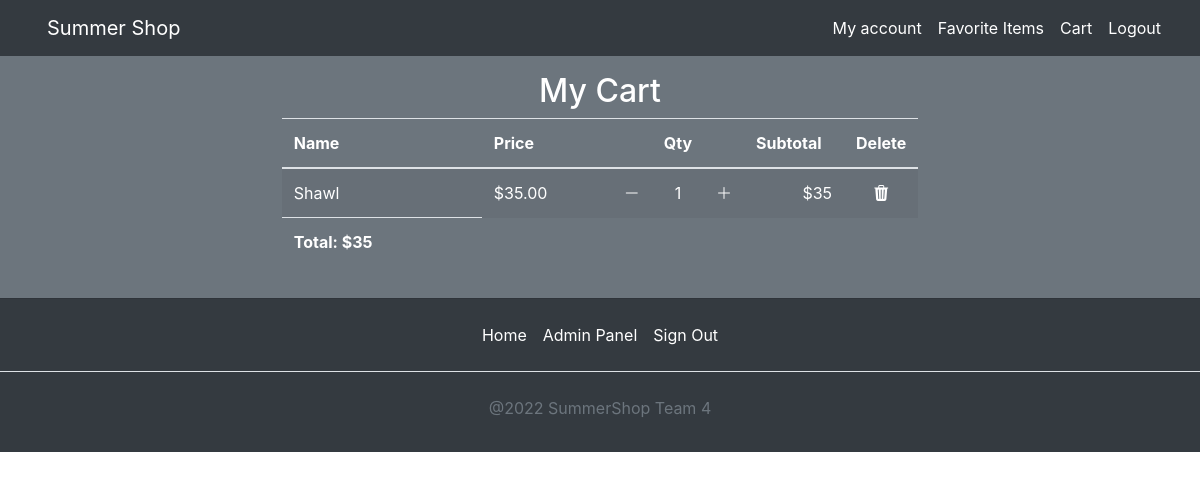
Screenshot of /mycart.php (signed in) with the database file from the repository.
### tables this page shows
CREATE TABLE `cart` (
  `id` int(11) NOT NULL,
  `user_id` int(11) NOT NULL,
  `product_id` int(11) NOT NULL,
  `qty` int(11) NOT NULL,
  `status` varchar(255) NOT NULL
);

CREATE TABLE `products` (
  `id` int(11) NOT NULL,
  `name` varchar(255) NOT NULL,
  `description` varchar(255) NOT NULL,
  `price` decimal(10,2) NOT NULL
);

### models/cart.php (called while the page is built, shortened)
<?php
class Cart{
private $conn;
public function __construct($db) {
    $this->conn = $db;
  }
    public function getCart(){
    $r=$_SESSION['id'];
    $query = 'SELECT c.user_id, c.product_id, c.qty, p.id, p.name, p.price, u.id, 0 as subtotal
    FROM cart as c
    JOIN products as p on c.product_id = p.id
    JOIN users as u on c.user_id = u.id
    WHERE c.user_id = ' . $r . '';
    $stmt = $this->conn->prepare($query);
    $stmt->execute();
    return $stmt;
    }
}
?>

### mycart.php (the view, shortened to what this page needs)
<?php
include_once 'models/cart.php';
$database = new Database();
$db = $database->connect();
$cart = new Cart($db);
$result = $cart->getCart();
$num = $result->rowCount();
?>
<!DOCTYPE html>
<html lang="en">
<head>
  <link rel="stylesheet" href="https://cdn.jsdelivr.net/npm/bootstrap@4.3.1/dist/css/bootstrap.min.css"
>
  <link rel="stylesheet" href="https://cdn.jsdelivr.net/npm/bootstrap-icons@1.8.3/font/bootstrap-icons.css">
</head>
<body>
<?php
  require 'header.php';
?>
<div class="d-flex flex-grow-1 p-3 ms-auto justify-content-center text-white bg-secondary">
                <div class="row-flex">
                    <h2 class="text-center">My Cart</h2>
                    <table class="table table-striped text-white">
                        <thead>
                            <tr>
                                <th scope="col">Name</th>
                                <th scope="col">Price</th>
                                <th scope="col"></th>
                                <th scope="col">Qty</th>
                                <th scope="col"></th>
                                <th scope="col">Subtotal</th>
                                <th scope="col">Delete</th>
                            </tr>
                        </thead>
                        <tbody>
                        <?php
                  if ($num > 0) {
                    $total=0;
                    while ($row = $result->fetch(PDO::FETCH_ASSOC)) {
			              echo	"<tr>";
                    echo "<td style='width: 200px;'>" . $row['name'] . "</td>";
                    echo "<td style='width: 130px;'>" .' $'. $row['price'] . "</td>";
                    echo "<td> <a href='api/cart/removeQty.php?id=$row[product_id]'><i class='bi bi-dash-lg text-white'></i></a></td>";
                    echo "<td class='text-center'>" . $row['qty']. "</td>";
                    echo "<td> <a href='api/cart/addQty.php?id=$row[product_id]'><i class='bi bi-plus-lg text-white'></i></a></td>";
                    echo "<td class='text-right' style='width: 100px;'>".' $' . $row['price']*$row['qty']. "</td>";
                    echo "<td class='text-center'> <a href='api/cart/deletecart.php?id=$row[product_id]'><i class='bi bi-trash3-fill text-white'></i></a></td>";
                    echo "</tr>";
                    $total=$total+$row['price']*$row['qty'];
                  }?>
                <tr><th>Total: <?php echo ' $' .$total;  ?></th>
<?php
  }
                ?>
              </tr>
                        </tbody>
                    </table>
                </div>
            </div>
<footer class="py-3 bg-dark">
    <ul class="nav justify-content-center border-bottom pb-3">
      <li class="nav-item"><a class="nav-link px-2 text-white" href="home.php">Home</a></li>
      <li class="nav-item"><a class="nav-link px-2 text-white" href="#">Admin Panel</a></li>
      <li class="nav-item"><a class="nav-link px-2 text-white" href="#">Sign Out</a></li>
    </ul>
    <p class="text-center text-muted pt-4">@2022 SummerShop Team 4</p>
  </footer>

### rows the page displays
cart: product.name "Shawl", product.price "35.00", qty "1", $row['price']*$row['qty'] "35"

### other values shown
$total "35"
